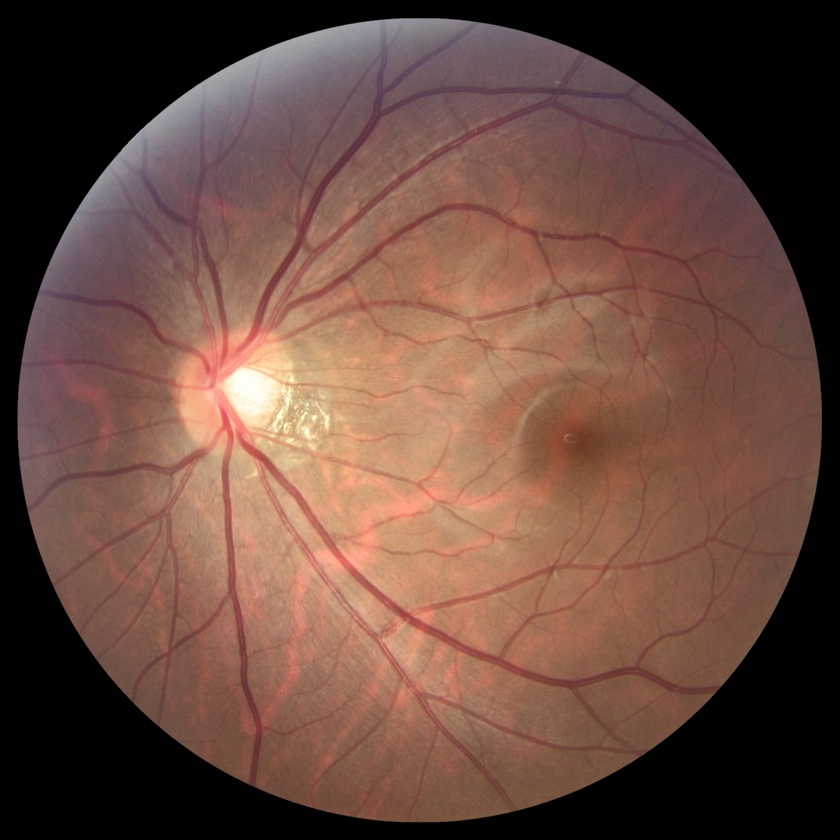
#> input picture Test function/T0001.jpg, 840 x 840 px, shrunk from 1634 x 1634 before the run
$ python test2.py   (older library calls are emulated)
#> lines starting #> are read from the running program, lines starting #| are printed output that depends on the picture
import cv2
from matplotlib import pyplot as plt

im = cv2.imread('T0001.jpg')
#> im is the input picture: shape (840, 840, 3); mean B, G, R 63.7, 74.5, 106
print(im.shape)
#| (840, 840, 3)

# [5 lines of commented-out code are left out]

norm_image = cv2.normalize(im, None, alpha=-1, beta=1, norm_type=cv2.NORM_MINMAX, dtype=cv2.CV_32F)
plt.imshow(norm_image)
plt.show()
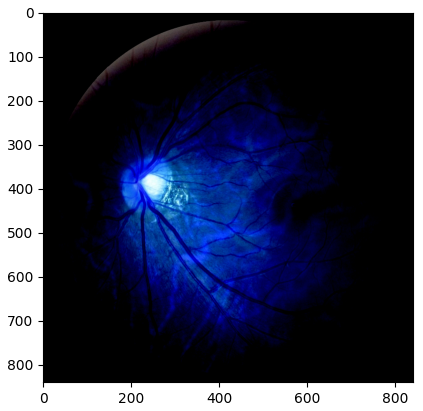
#> figure drawn by matplotlib, 1 panel; B, G, R data is drawn as R, G, B
print(norm_image.shape)
#| (840, 840, 3)

plt.hist(norm_image.ravel())
plt.xlabel("pixel values")
plt.ylabel("relative frequency")
plt.title("2distribution of pixels")
plt.show()
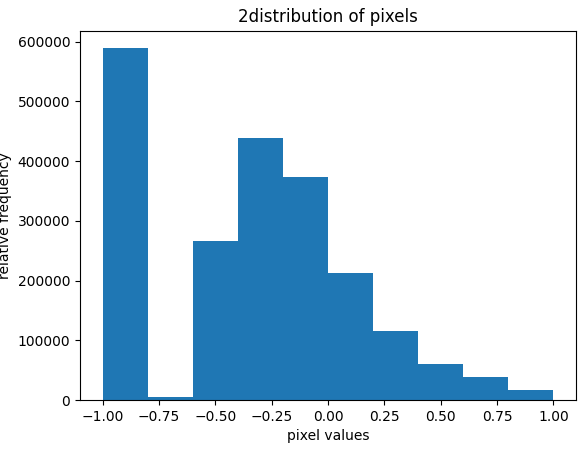
#> figure drawn by matplotlib, 1 panel; tallest bar 588988 high, from x = -1 to -0.8

$ run again, with Test function/siberian-husky.jpeg copied over Test function/T0001.jpg
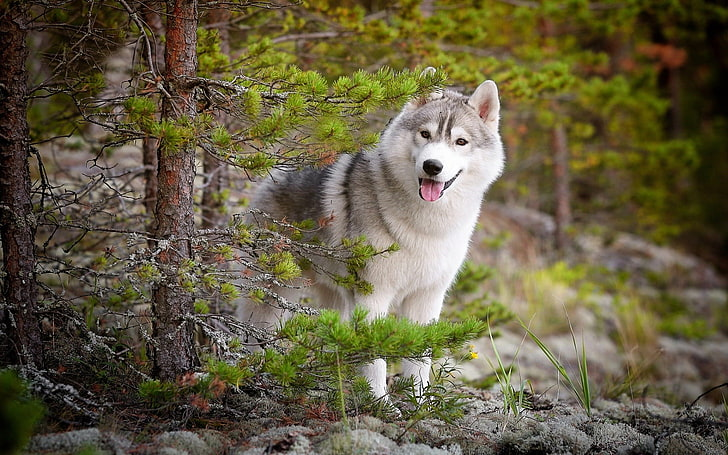
#> input picture Test function/siberian-husky.jpeg, 728 x 455 px
#> im is the input picture: shape (455, 728, 3); mean B, G, R 66, 92.6, 100.4
#| (455, 728, 3)
#> `plt.show()`:
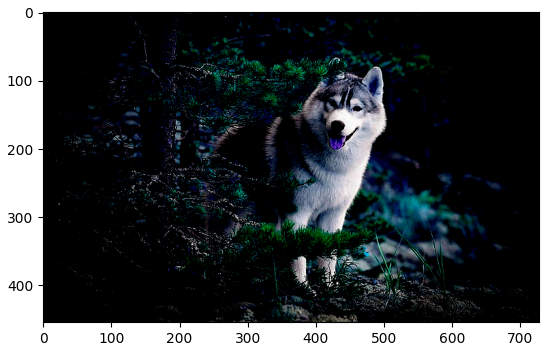
#> figure drawn by matplotlib, 1 panel; B, G, R data is drawn as R, G, B
#| (455, 728, 3)
#> `plt.show()`:
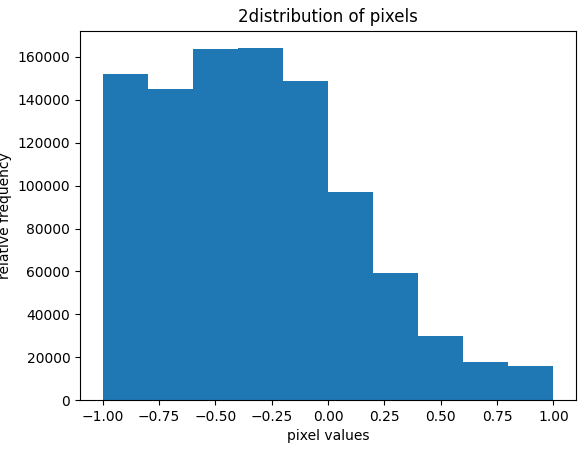
#> figure drawn by matplotlib, 1 panel; tallest bar 164015 high, from x = -0.4 to -0.2
